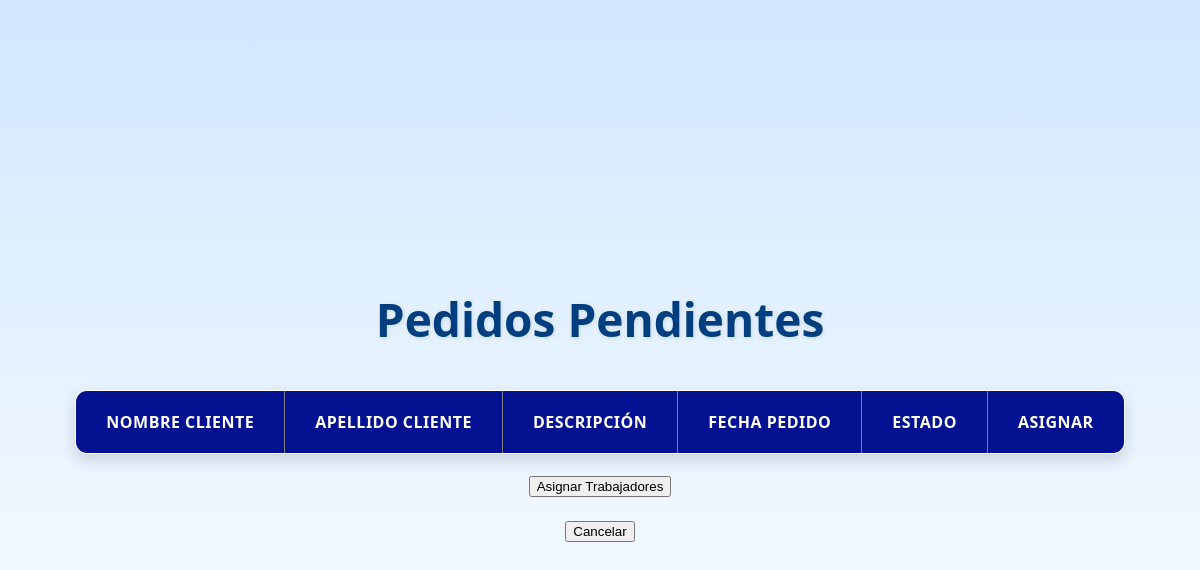
The page /vistas/pedidos.php on the database as committed earlier.
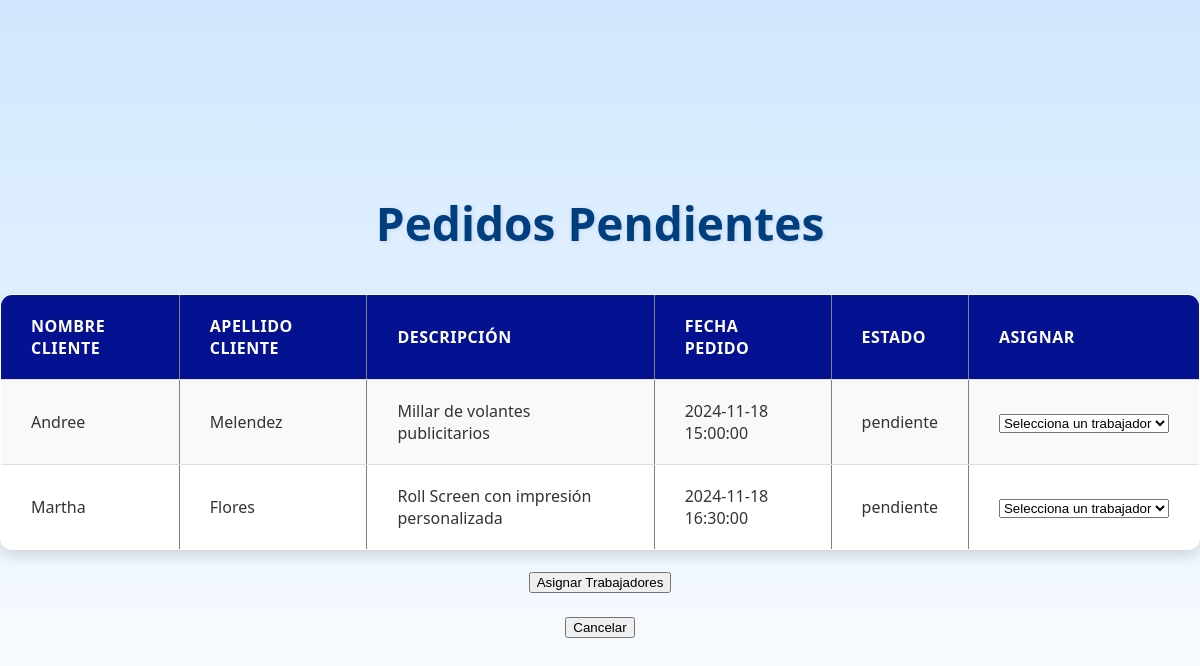
The same page on the database as committed later.
### tables this page shows
CREATE TABLE IF NOT EXISTS `pedido` (
  `id_pedido` int(11) NOT NULL AUTO_INCREMENT,
  `id_cliente` int(11) DEFAULT NULL,
  `id_empleado` int(11) DEFAULT NULL,
  `fecha_pedido` timestamp NOT NULL DEFAULT current_timestamp(),
  `estado` enum('pendiente','asignado','procesando','completado') DEFAULT NULL,
  `total` decimal(10,2) DEFAULT NULL,
  PRIMARY KEY (`id_pedido`),
  KEY `id_cliente` (`id_cliente`),
  KEY `id_empleado` (`id_empleado`),
  CONSTRAINT `pedido_ibfk_1` FOREIGN KEY (`id_cliente`) REFERENCES `cliente` (`id_cliente`),
  CONSTRAINT `pedido_ibfk_2` FOREIGN KEY (`id_empleado`) REFERENCES `empleado` (`id_empleado`)
);

CREATE TABLE IF NOT EXISTS `cliente` (
  `id_cliente` int(11) NOT NULL AUTO_INCREMENT,
  `id_usuario` int(11) DEFAULT NULL,
  `nombre` varchar(100) DEFAULT NULL,
  `apellido` varchar(100) DEFAULT NULL,
  `dni` varchar(20) DEFAULT NULL,
  `celular` varchar(12) DEFAULT NULL,
  `direccion` varchar(100) DEFAULT NULL,
  `cod_ubigeo` varchar(8) DEFAULT NULL,
  PRIMARY KEY (`id_cliente`),
  KEY `id_usuario` (`id_usuario`),
  CONSTRAINT `cliente_ibfk_1` FOREIGN KEY (`id_usuario`) REFERENCES `usuario` (`id_usuario`)
);

CREATE TABLE IF NOT EXISTS `detalle_pedido` (
  `id_pedido` int(11) NOT NULL,
  `id_producto` int(11) NOT NULL,
  `descripcion` text DEFAULT NULL,
  `altura` float DEFAULT NULL,
  `ancho` float DEFAULT NULL,
  `cantidad` int(11) DEFAULT NULL,
  `id_insumo` int(11) DEFAULT NULL,
  PRIMARY KEY (`id_pedido`,`id_producto`),
  KEY `id_producto` (`id_producto`),
  KEY `id_insumo` (`id_insumo`),
  CONSTRAINT `detalle_pedido_ibfk_1` FOREIGN KEY (`id_pedido`) REFERENCES `pedido` (`id_pedido`),
  CONSTRAINT `detalle_pedido_ibfk_2` FOREIGN KEY (`id_producto`) REFERENCES `producto` (`id_producto`),
  CONSTRAINT `detalle_pedido_ibfk_3` FOREIGN KEY (`id_insumo`) REFERENCES `insumo` (`id_insumo`)
);

### controladores/PedidosControlador.php (called while the page is built, shortened)
<?php
require_once __DIR__ . '/../modelos/ClsPedido.php';
class PedidosControlador {
    private $pedido;
    public function __construct() {
        $baseDeDatos = new BaseDeDatos();
        $db = $baseDeDatos->obtenerConexion();
        $this->pedido = new ClsPedido($db);
    }
    public function mostrarPedidos() {
        $resultados = $this->pedido->obtenerPedidos();
        if (!$resultados) {
            return ['error' => 'Pedidos no encontrados'];
        }
        return $resultados;
    }
}
?>

### modelos/ClsPedido.php (called while the page is built, shortened)
<?php
class ClsPedido{
    private $conn;
    public function __construct($db) {
        $this->conn = $db;
    }
    public function obtenerPedidos() {
        $sql = "SELECT c.nombre AS nombre_cliente, c.apellido AS apellido_cliente,
                       dp.descripcion, p.fecha_pedido, p.estado, p.id_pedido
                FROM pedido p
                INNER JOIN cliente c ON p.id_cliente = c.id_cliente
                INNER JOIN detalle_pedido dp ON p.id_pedido = dp.id_pedido
                WHERE p.estado = 'pendiente'";
        $stmt = $this->conn->prepare($sql);
        $stmt->execute();
        return $stmt->fetchAll(PDO::FETCH_ASSOC);
    }
}
?>

### vistas/pedidos.php (the view, shortened to what this page needs)
<?php
require_once __DIR__ . '/../controladores/PedidosControlador.php';
$pedidoControlador = new PedidosControlador();
$pedidos = $pedidoControlador->mostrarPedidos();
?>
<!DOCTYPE html>
<html lang="es">
<head>
    <link rel="stylesheet" href="../css/mispedidos.css">
</head>
<body>
    <h1>Pedidos Pendientes</h1>
    <?php if (!empty($pedidos) && is_array($pedidos)): ?>
        <form id="asignar-form" action="../controladores/ControladorPedido.php?accion=asignarTrabajador" method="POST">
            <table border="1">
                <tr>
                    <th>Nombre Cliente</th>
                    <th>Apellido Cliente</th>
                    <th>Descripción</th>
                    <th>Fecha Pedido</th>
                    <th>Estado</th>
                    <th>Asignar</th>
                </tr>
                <?php foreach ($pedidos as $pedido): ?>
                    <?php if (is_array($pedido)): ?>
                    <tr>
                        <td><?= htmlspecialchars($pedido['nombre_cliente'] ?? '') ?></td>
                        <td><?= htmlspecialchars($pedido['apellido_cliente'] ?? '') ?></td>
                        <td><?= htmlspecialchars($pedido['descripcion'] ?? '') ?></td>
                        <td><?= htmlspecialchars($pedido['fecha_pedido'] ?? '') ?></td>
                        <td><?= htmlspecialchars($pedido['estado'] ?? '') ?></td>
                        <td>
                            <select name="trabajadores[<?= htmlspecialchars($pedido['id_pedido'] ?? '') ?>]" class="trabajador-select">
                                <option value="">Selecciona un trabajador</option>
                            </select>
                        </td>
                    </tr>
                    <?php endif; ?>
                <?php endforeach; ?>
            </table>
            <div>
                <button type="submit">Asignar Trabajadores</button>
            </div>
            <div>
                <br>
                <button type="button" onclick="window.location.href='/proyecto/softprint';">Cancelar</button>
            </div>
        </form>
    <?php else: ?>
        <p>No se encontraron pedidos pendientes.</p>
    <?php endif; ?>
</body>
</html>

### css/mispedidos.css (style rules this page uses)
body { font-family: 'Segoe UI', Tahoma, Geneva, Verdana, sans-serif; margin: 0; padding: 0; background: linear-gradient(to bottom right, #e0e7ff, #f4f4f9); color: #333; display: flex; flex-direction: column; align-items: center; justify-content: center; min-height: 100vh; text-align: center; background: linear-gradient(to bottom, #d0e7ff, #ffffff); }
h1 { font-family: 'Segoe UI', Tahoma, Geneva, Verdana, sans-serif; color: #003f7f; font-size: 46px; font-weight: bold; margin-bottom: 20px; text-shadow: 1px 1px 4px rgba(0, 0, 0, 0.1); }
table { width: 100%; max-width: 1500px; margin: 20px 0; border-collapse: collapse; background: white; border-radius: 12px; box-shadow: 0 6px 15px rgba(0, 0, 0, 0.15); overflow: hidden; font-size: 16px; }
th, td { padding: 20px 30px; text-align: left; border-bottom: 1px solid #ddd; }
th { background-color: #041291; color: white; font-weight: bold; text-transform: uppercase; letter-spacing: 0.5px; }
tr:nth-child(even) { background-color: #f9f9f9; }
tr:nth-child(odd) { background-color: #ffffff; }

Rows that differ between the two databases and show on the page:
added pedido: id_cliente.nombre "Andree", id_cliente.apellido "Melendez", detalle_pedido.descripcion "Millar de volantes publicitarios", fecha_pedido "2024-11-18 15:00:00", estado "pendiente"
added pedido: id_cliente.nombre "Martha", id_cliente.apellido "Flores", detalle_pedido.descripcion "Roll Screen con impresión personalizada", fecha_pedido "2024-11-18 16:30:00", estado "pendiente"
